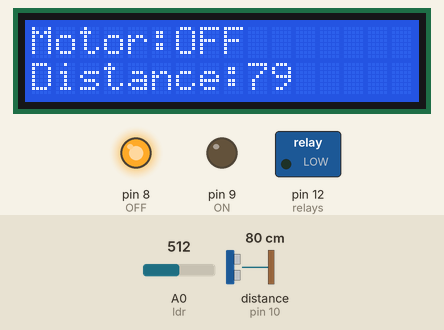
A sketch run on a simulated Arduino Uno, built with avr-gcc and run on an emulated ATmega328P. On the bench: 16×2 character LCD, switched loads named in the sketch (green lamp = pin HIGH), output pins drawn as LEDs (lit = HIGH). Wiring (inferred from the names in the program): ultrasonic range finder: trigger pin 11; echo pin 10. The inputs (shaded band) are chosen by the test bench; at power-on: distance to the obstacle (sensor on pin 10) 80 cm, A0 (ldr) = 512. The echo pulse lasts 58.3 µs per cm; pins used as bus, display or sensor lines are not drawn.

Above: at 1.2 s.
1.3 s: distance to the obstacle (sensor on pin 10) set to 86 cm
At 2.8 s:
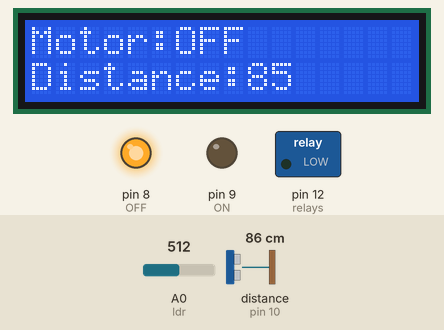
5.4 s: distance to the obstacle (sensor on pin 10) set to 96 cm
At 8.3 s:
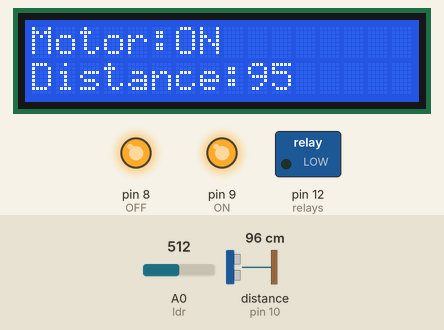
9.5 s: A0 (ldr) set to 838
11.1 s: A0 (ldr) set to 864
At 12.5 s:
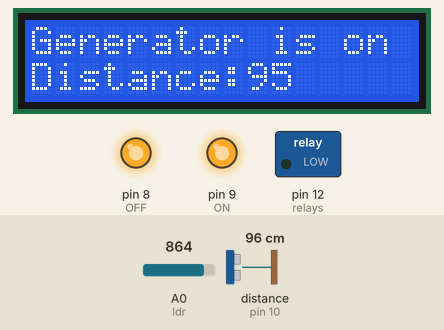
15.2 s: distance to the obstacle (sensor on pin 10) set to 23 cm
At 16.5 s:
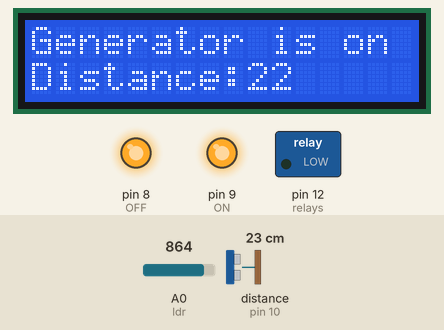
18.2 s: distance to the obstacle (sensor on pin 10) set to 19 cm
At 19.5 s:
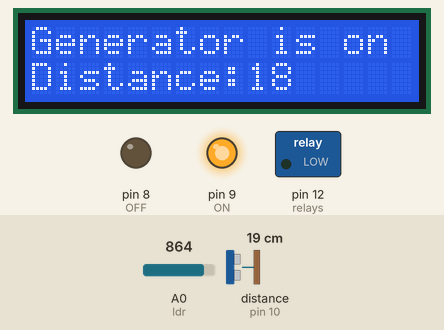
Timing chart, 0 to 21.2 s (numbered marks = the images above; inputs shaded):
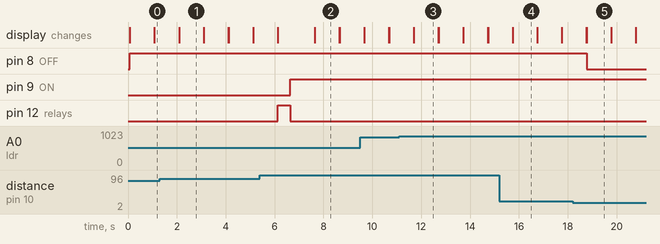

The sketch:

Code.ino
```cpp
#include <LiquidCrystal.h>
LiquidCrystal lcd(7, 6, 5, 4, 3, 2);    //Declaring the 16x2 LCD
int relays = 12, trigPin = 11, echoPin = 10, ON = 9, OFF = 8, ldr = A0, distance, max = 90, min = 20;    //Declaring all the integer type variables
bool status = false, emergency = true, on_allowed = true, first = true;   //Declaring all the bool type variables
long duration;    //Declaring long type variable

void setup()
{
  lcd.begin(16, 2);   //Initializing the 16x2 LCD
  pinMode(relays, OUTPUT);
  pinMode(trigPin, OUTPUT);
  pinMode(echoPin, INPUT);
  pinMode(ON, OUTPUT);
  pinMode(OFF, OUTPUT);
  digitalWrite(relays, LOW);    //Intial state of the relays which switch ON/OFF the Pump is off to save some power
  digitalWrite(OFF, HIGH);    //Initial state of OFF relay is on so that the pump can be switched on manually
}

void loop()
{
  lcd.clear();    //Clearing the LCD in the beginning of the loop everytime to avoid overwriting on the LCD
  lcd.setCursor(0, 0);
  if (analogRead(ldr) <= 850)   //ldr is the variable that stores the data from photoresistor that is put near the light which is switched on evertime the generator is turned on. This is to avoid switiching on the pump why the generator is on
  {
    lcd.print("Motor:");
    if (status == false)
    {
      lcd.print("OFF");
    }
    else
    {
      lcd.print("ON");
    }
  }
  else
  {
    lcd.print("Generator is on");
  }

  //This section is for calculating the distance of the water level in the tank that the ultrasonic sensor reads
  digitalWrite(trigPin, LOW);
  delayMicroseconds(2);
  digitalWrite(trigPin, HIGH);
  delayMicroseconds(2);
  digitalWrite(trigPin, LOW);
  duration = pulseIn(echoPin, HIGH);
  distance = duration * 0.0343 / 2;
  lcd.setCursor(0, 1);
  lcd.print("Distance:");
  lcd.print(distance);

  if (first == false)   //This is just to let all the sensor values stabalize
  {
    if (analogRead(ldr) <= 900)   //900 is the minimum value of the ldr when the generators light is on
    {
      if (distance >= max && status == false)   //When the tank is empty and the pump is off, the pump is switched on
      {
        digitalWrite(ON, LOW);
        digitalWrite(relays, HIGH);
        delay(500);
        digitalWrite(relays, LOW);
        digitalWrite(ON, HIGH);
        status = true;
      }
      if (distance <= min && on_allowed == true)    //When the tank has been filled (whether switched on automatically or manually), the pump is switched off
      {
        digitalWrite(OFF, LOW);
        status = false;
        on_allowed = false;
      }
      if (distance >= (min + 5) && on_allowed == false)   //This is to allow the pump to be switched on manually after the tank has been filled so that the tank doesnt overflow
      {
        digitalWrite(OFF, HIGH);
        on_allowed = true;
      }
    }
    else
    {
      on_allowed = false;
    }
  }
  else
  {
    first = false;
  }
  delay(1000);
}
```

Measured:
- the behaviour switches between 90 and 91 cm on distance to the obstacle (sensor on pin 10) (found by bisection; images 1 and 2)
- the behaviour switches between 850 and 851 on A0 (ldr) (found by bisection; images 2 and 3)
- the behaviour switches between 22 and 21 cm on distance to the obstacle (sensor on pin 10) (found by bisection; images 4 and 5)
- after the input at 1.3 s, the display: first differs from a run without the input after 0.79 s (image 1)
- after the input at 5.4 s, pin 9 (ON): LOW → HIGH after 1.2 s; pin 12 (relays): LOW → HIGH after 0.74 s, → LOW 0.50 s later; the display: first differs from a run without the input after 0.74 s (image 2 shows a later state)
- after the input at 11.1 s, the display: first changes after 0.59 s (image 3 shows a later state)
- after the input at 15.2 s, the display: first differs from a run without the input after 0.54 s (image 4)
- after the input at 18.2 s, pin 8 (OFF): HIGH → LOW after 0.57 s; the display: first differs from a run without the input after 0.57 s (image 5)
